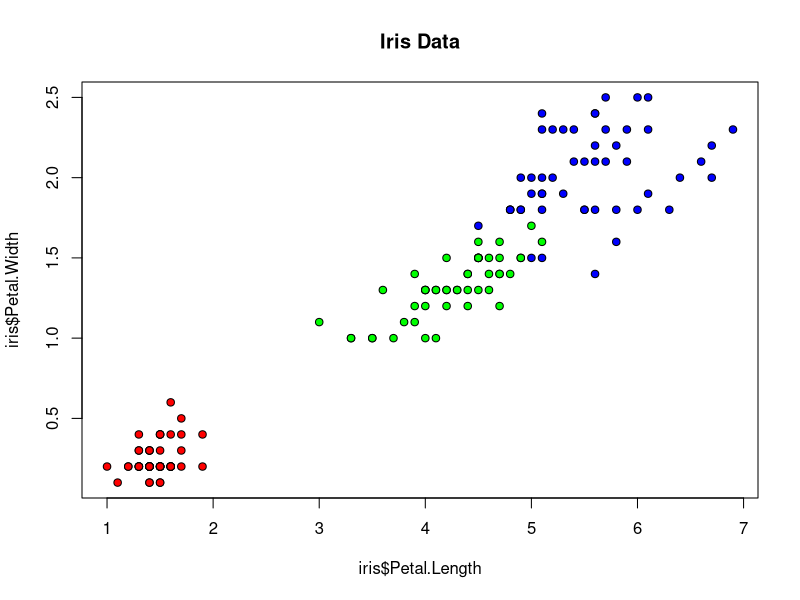
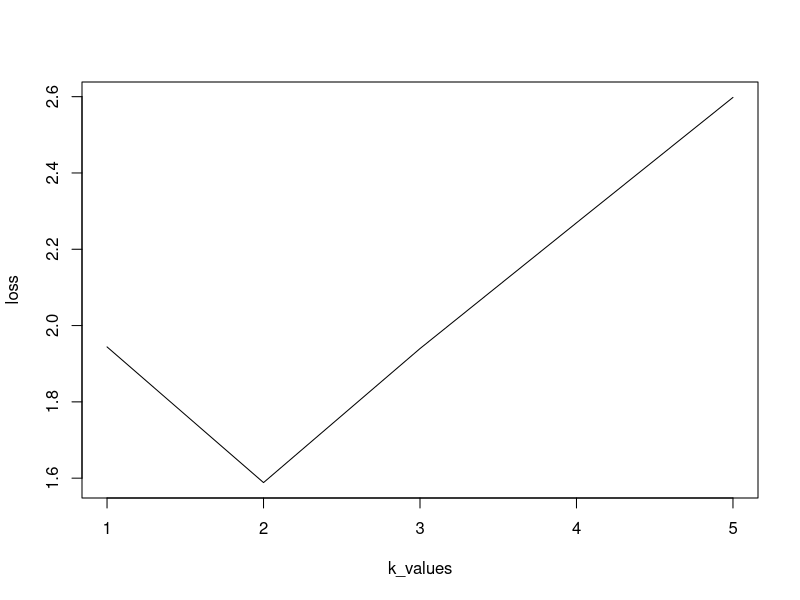

Recreate these plots in R, in order.
plot(iris$Petal.Length, iris$Petal.Width, pch=21, bg=c("red","green","blue")
     [unclass(iris$Species)],main="Iris Data")



df1=iris
df1

iris[,1:4]


n=150

d1=0
loss=c(0,0,0,0,0)
k_values=c(1,2,3,4,5)
for (k in k_values){
  d12=0
  iriscluster=kmeans(iris[,1:4], centers=k)
  for (j in 1:k){
    d11=0
    cp=0
    c=iriscluster$centers[j,]
    for (i in 1:n){
      if (iriscluster$cluster[i]==j){
        cp= cp +1
        d1= dist(rbind(c,iris[,1:4][i,]))
        d11= d11+d1
      }
      
    }
    d12=d12+d11/cp 
    
  }
  loss[k]= d12  
}

plot(k_values,loss,type="l")
